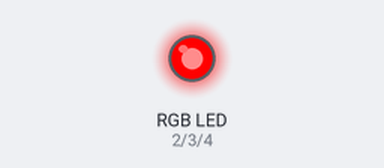
Bench run of a sketch on a simulated Arduino Uno, built with avr-gcc and run on an emulated ATmega328P. On the bench: an RGB LED mixed from three pins (HIGH = lit).

Above: at 0.15 s.
At 1.35 s:
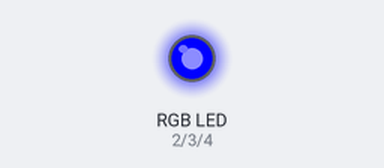
At 1.95 s:
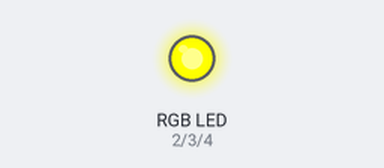
At 4.05 s:
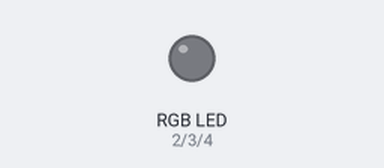
At 6.15 s:
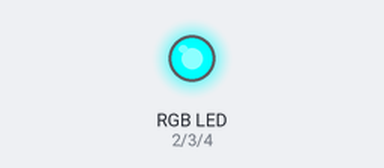
At 7.95 s:
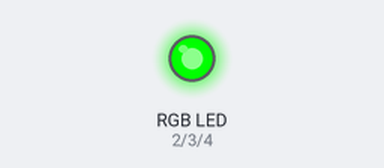
Timing chart, 0 to 8.3 s (numbered marks = the images above):
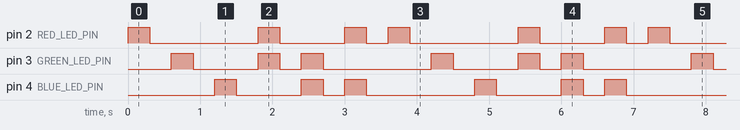

Measured:
- by itself, pin 2 (RED_LED_PIN): repeats every 3.6 s: LOW 1.5 s, HIGH 0.30 s, LOW 0.90 s, HIGH 0.30 s, LOW 0.30 s, HIGH 0.30 s
- by itself, pin 3 (GREEN_LED_PIN), pin 4 (BLUE_LED_PIN): repeats every 3.6 s: LOW 0.90 s, HIGH 0.30 s, LOW 0.30 s, HIGH 0.30 s, LOW 1.5 s, HIGH 0.30 s
- by itself, everything shown: repeats every 3.6 s, in 12 steps

The sketch:

RGB_LED.ino
```cpp
// LED (Digital Output)
#define RED_LED_PIN 2  // LED connected to digital pin 2
#define GREEN_LED_PIN 3
#define BLUE_LED_PIN 4

void setup() {
  pinMode(RED_LED_PIN, OUTPUT);  // Setting the Red LED pin as output
  pinMode(GREEN_LED_PIN, OUTPUT);  // Setting the Green LED pin as output
  pinMode(BLUE_LED_PIN, OUTPUT);  // Setting the Blue LED pin as output
}

void loop() {
  digitalWrite(RED_LED_PIN, HIGH);  // Turn the LED on
  delay(300);
  digitalWrite(RED_LED_PIN, LOW);  // Turn the LED off
  delay(300);
  digitalWrite(GREEN_LED_PIN, HIGH);  // Turn the LED on
  delay(300);
  digitalWrite(GREEN_LED_PIN, LOW);  // Turn the LED off
  delay(300);
  digitalWrite(BLUE_LED_PIN, HIGH);  // Turn the LED on
  delay(300);
  digitalWrite(BLUE_LED_PIN, LOW);  // Turn the LED off
  delay(300);
  digitalWrite(RED_LED_PIN, HIGH);  // Turn the LED on
  digitalWrite(GREEN_LED_PIN, HIGH);  // Turn the LED on
  delay(300);
  digitalWrite(RED_LED_PIN, LOW);  // Turn the LED off
  digitalWrite(GREEN_LED_PIN, LOW);  // Turn the LED off
  delay(300);
  digitalWrite(GREEN_LED_PIN, HIGH);  // Turn the LED on
  digitalWrite(BLUE_LED_PIN, HIGH);  // Turn the LED on
  delay(300);
  digitalWrite(GREEN_LED_PIN, LOW);  // Turn the LED off
  digitalWrite(BLUE_LED_PIN, LOW);  // Turn the LED off
  delay(300);
  digitalWrite(BLUE_LED_PIN, HIGH);  // Turn the LED on
  digitalWrite(RED_LED_PIN, HIGH);  // Turn the LED on
  delay(300);
  digitalWrite(BLUE_LED_PIN, LOW);  // Turn the LED off
  digitalWrite(RED_LED_PIN, LOW);  // Turn the LED off
  delay(300);
}
```
